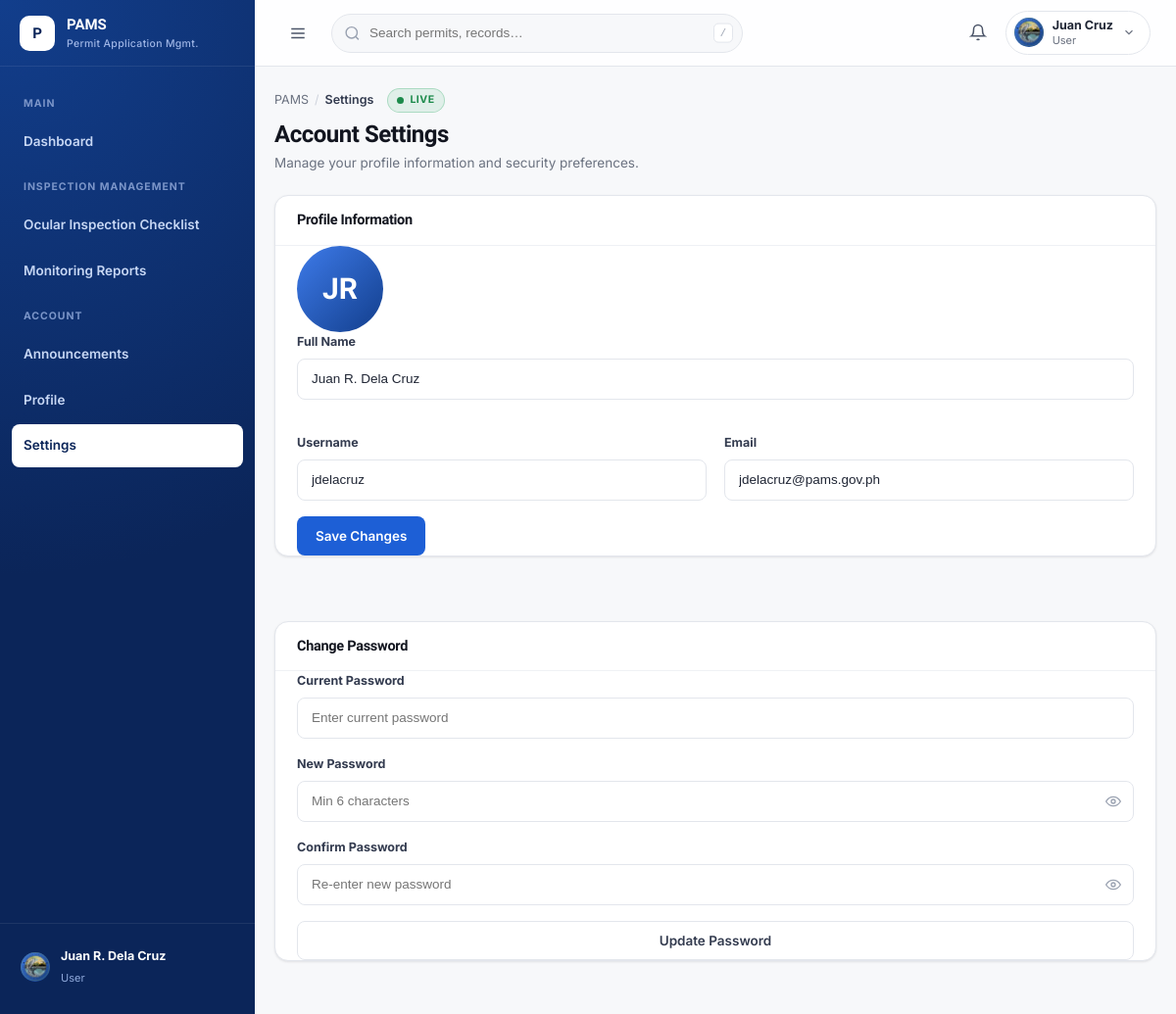
The app's page /pages/user/settings.php (signed in) with its own data.
### tables this page shows
CREATE TABLE users (
    id INT AUTO_INCREMENT PRIMARY KEY,
    username VARCHAR(50) NOT NULL,
    password_hash VARCHAR(255) NOT NULL,
    full_name VARCHAR(100) NOT NULL,
    email VARCHAR(100) DEFAULT NULL,
    profile_photo VARCHAR(255) DEFAULT 'assets/images/OBO LOGO.png',
    is_active TINYINT(1) DEFAULT 1,
    is_admin TINYINT(1) DEFAULT 0,
    last_login DATETIME DEFAULT NULL,
    created_at DATETIME DEFAULT CURRENT_TIMESTAMP,
    updated_at DATETIME DEFAULT CURRENT_TIMESTAMP ON UPDATE CURRENT_TIMESTAMP,
    UNIQUE KEY username (username),
    KEY idx_username (username),
    KEY idx_is_active (is_active)
);

### includes/functions.php (called while the page is built, shortened)
<?php
function escape(string $str): string {
    return htmlspecialchars($str, ENT_QUOTES | ENT_HTML5, 'UTF-8');
}
function getNavIcon(string $name): string {
    return $icons[$name] ?? '';
}

### pages/user/settings.php (the view, shortened to what this page needs)
<?php
require_once __DIR__ . '/../../includes/user-shell.php';
$pdo = getDB();
$stmt = $pdo->prepare('SELECT full_name, username, email FROM users WHERE id = ?');
$stmt->execute([$_SESSION['user_id']]);
$profile = $stmt->fetch();
?><!DOCTYPE html>
<html lang="en">
<head>
  <link rel="stylesheet" href="../../assets/css/variables.css">
  <link rel="stylesheet" href="../../assets/css/utilities.css">
  <link rel="stylesheet" href="../../assets/css/buttons.css">
  <link rel="stylesheet" href="../../assets/css/layout.css?v=20260803b">
  <link rel="stylesheet" href="../../assets/css/sidebar.css?v=20260803b">
  <link rel="stylesheet" href="../../assets/css/header.css">
  <link rel="stylesheet" href="../../assets/css/cards.css">
  <link rel="stylesheet" href="../../assets/css/forms.css">
  <link rel="stylesheet" href="../../assets/css/modal.css">
  <link rel="stylesheet" href="../../assets/css/tables.css">
  <link rel="stylesheet" href="../../assets/css/responsive.css">
  <link rel="stylesheet" href="../../assets/css/user.css">
</head>
<body data-page="user-settings" data-full-name="<?php echo escape($_SESSION['full_name']); ?>" data-username="<?php echo escape($_SESSION['username']); ?>" data-email="<?php echo escape($_SESSION['email'] ?? ''); ?>">
  <div class="app-shell" id="appShell">
    <?php echo renderUserSidebar('settings'); ?>
    <div class="main-col">
      <?php echo renderUserHeader('Settings'); ?>
      <main class="page-content fade-in">
        <div class="breadcrumb"><span>PAMS</span><span class="sep">/</span><span class="current">Settings</span></div>
        <div class="page-head"><div><h1>Account Settings</h1><p class="subtitle">Manage your profile information and security preferences.</p></div></div>
        <div class="two-col">
          <div class="section-card">
            <div class="section-head"><h3>Profile Information</h3></div>
            <div class="section-body">
              <div class="avatar-section"><div class="avatar lg" id="settingsAvatarInitials"></div></div>
              <form id="settingsProfileForm">
                <div class="form-grid">
                  <div class="form-group full"><label>Full Name</label><input class="form-control" id="settingsFullName" value="<?php echo escape($profile['full_name'] ?? ''); ?>"></div>
                  <div class="form-group"><label>Username</label><input class="form-control" id="settingsUsername" value="<?php echo escape($profile['username'] ?? ''); ?>" disabled></div>
                  <div class="form-group"><label>Email</label><input class="form-control" type="email" id="settingsEmail" value="<?php echo escape($profile['email'] ?? ''); ?>"></div>
                </div>
                <button type="submit" class="btn btn-primary">Save Changes</button>
              </form>
            </div>
          </div>
          <div class="section-card">
            <div class="section-head"><h3>Change Password</h3></div>
            <div class="section-body">
              <form id="settingsPasswordForm">
                <div class="form-group"><label>Current Password</label><input class="form-control" type="password" name="current_password" placeholder="Enter current password"></div>
                <div class="form-group"><label>New Password</label><div class="input-affix"><input class="form-control" type="password" id="settingsNewPassword" placeholder="Min 6 characters"><button type="button" id="settingsPwToggle1"><svg viewBox="0 0 24 24" width="16" height="16" fill="none" stroke="currentColor" stroke-width="2"><path d="M1 12s4-7 11-7 11 7 11 7-4 7-11 7-11-7-11-7Z"/><circle cx="12" cy="12" r="3"/></svg></button></div></div>
                <div class="form-group"><label>Confirm Password</label><div class="input-affix"><input class="form-control" type="password" id="settingsConfirmPassword" placeholder="Re-enter new password"><button type="button" id="settingsPwToggle2"><svg viewBox="0 0 24 24" width="16" height="16" fill="none" stroke="currentColor" stroke-width="2"><path d="M1 12s4-7 11-7 11 7 11 7-4 7-11 7-11-7-11-7Z"/><circle cx="12" cy="12" r="3"/></svg></button></div></div>
                <button type="submit" class="btn btn-secondary btn-block">Update Password</button>
              </form>
            </div>
          </div>
        </div>
      </main>
    </div>
  </div>
</body>
</html>

### assets/css/variables.css (style rules this page uses)
:root { --color-primary-900:#0B2559; --color-primary-700:#123E8C; --color-primary-600:#1651B8; --color-primary:#1D5FD6; --color-primary-500:#1D5FD6; --color-primary-400:#3E7BEA; --color-primary-100:#DCE7FB; --color-primary-50:#F3F7FE; --white:#FFFFFF; --gray-50:#F7F8FA; --gray-100:#EFF1F5; --gray-200:#E3E6EC; --gray-300:#CDD2DC; --gray-400:#9AA2B1; --gray-500:#6B7280; --gray-600:#4B5468; --gray-700:#333B4F; --gray-800:#1F2534; --gray-900:#12151F; --success:#1C8A4B; --success-light:#E4F6EC; --warning:#B5720A; --warning-bg:#FDF0DC; --danger:#C22B2B; --danger-light:#FBE7E7; --info:#1D5FD6; --info-light:#EAF1FD; --font-display:'Sora', 'Segoe UI', sans-serif; --font-body:'Inter', 'Segoe UI', sans-serif; --font-mono:'JetBrains Mono', 'Consolas', monospace; --radius-xs:6px; --radius-sm:8px; --radius-md:12px; --radius-lg:14px; --radius-xl:20px; --radius-pill:999px; --shadow-xs:0 1px 2px rgba(15,23,42,.05); --shadow-sm:0 1px 3px rgba(18,21,31,.06), 0 1px 2px rgba(18,21,31,.04); --shadow-md:0 6px 16px -4px rgba(18,21,31,.10), 0 2px 6px rgba(18,21,31,.06); --shadow-lg:0 18px 40px -12px rgba(18,21,31,.18); --shadow-focus:0 0 0 3px var(--color-primary-100); --ease:cubic-bezier(.4,0,.2,1); --dur-fast:120ms; --dur-base:200ms; --dur-slow:360ms; --sidebar-w:260px; --sidebar-w-collapsed:78px; --header-h:68px; --content-max:1440px; }
*,*::before,*::after { box-sizing:border-box; }
html { -webkit-text-size-adjust:100%; }
body { margin:0; font-family:var(--font-body); font-weight:400; font-size:14px; line-height:1.6; color:var(--gray-800); background:var(--gray-50); -webkit-font-smoothing:antialiased; -moz-osx-font-smoothing:grayscale; text-rendering:optimizeLegibility; }
h1,h2,h3,h4,h5 { font-family:var(--font-display); margin:0; color:var(--gray-900); letter-spacing:-.02em; line-height:1.2; }
h1 { font-weight:700; font-size:24px; }
h3 { font-weight:700; font-size:17px; }
p { margin:0; line-height:1.6; }
button { font-family:inherit; font-weight:600; }

### assets/css/utilities.css (style rules this page uses)
.avatar { width:38px; height:38px; border-radius:50%; background:linear-gradient(135deg,var(--color-primary-400),var(--color-primary-700)); color:#fff; display:flex; align-items:center; justify-content:center; font-weight:700; font-size:14px; font-family:var(--font-display); flex-shrink:0; }
.avatar.lg { width:88px; height:88px; font-size:30px; }
.fade-in { animation:fadeIn var(--dur-slow) var(--ease); }

### assets/css/buttons.css (style rules this page uses)
.btn { display:inline-flex; align-items:center; justify-content:center; gap:8px; height:40px; padding:0 18px; border-radius:var(--radius-sm); font-size:13.5px; font-weight:600; border:1px solid transparent; cursor:pointer; transition:all var(--dur-fast) var(--ease); white-space:nowrap; position:relative; overflow:hidden; }
.btn-primary { background:var(--color-primary); color:#fff; box-shadow:var(--shadow-xs); }
.btn-secondary { background:#fff; color:var(--gray-700); border-color:var(--gray-200); }
.btn-block { width:100%; }

### assets/css/layout.css (style rules this page uses)
html, body { height: 100%; }
.app-shell { display:grid; grid-template-columns:var(--sidebar-w) 1fr; height:100vh; overflow:hidden; background:var(--gray-50); transition:grid-template-columns var(--dur-slow) var(--ease); }
.main-col { display:flex; flex-direction:column; height:100vh; overflow-y:auto; overflow-x:hidden; min-width:0; background:var(--gray-50); }
.page-content { padding:18px 32px 18px; max-width:var(--content-max); width:100%; margin:0 auto; }
.page-head { display:flex; align-items:flex-end; justify-content:space-between; gap:20px; margin-bottom:22px; flex-wrap:wrap; }
.page-head h1 { font-size:24px; font-weight:700; }
.page-head .subtitle { color:var(--gray-500); font-size:13.5px; margin-top:4px; }
.breadcrumb { display:flex; align-items:center; gap:6px; font-size:12.5px; color:var(--gray-500); margin-bottom:8px; }
.breadcrumb .sep { color:var(--gray-300); }
.breadcrumb .current { color:var(--gray-700); font-weight:600; }
.section-card { background:#fff; border:1px solid var(--gray-200); border-radius:var(--radius-lg); box-shadow:var(--shadow-sm); overflow:hidden; }
.section-card + .section-card { margin-top:22px; }
.section-head { display:flex; align-items:center; justify-content:space-between; gap:16px; padding:18px 22px; border-bottom:1px solid var(--gray-100); flex-wrap:wrap; }
.section-head h3 { font-size:15.5px; font-weight:700; }
.section-body { padding:22px; }
.two-col { display:grid; grid-template-columns:2fr 1fr; gap:22px; align-items:start; }

### assets/css/cards.css (style rules this page uses)
@media (max-width:1240px) { .two-col { grid-template-columns: 1fr; } }

### records on screen
users: full_name "Juan R. Dela Cruz", username "jdelacruz", email "jdelacruz@pams.gov.ph"

### other values on screen
$section "MAIN"
$item['label'] "Dashboard"
$section "INSPECTION MANAGEMENT"
$item['label'] "Ocular Inspection Checklist"
$item['label'] "Monitoring Reports"
$section "ACCOUNT"
$item['label'] "Announcements"
$item['label'] "Profile"
$item['label'] "Settings"
$name "Juan R. Dela Cruz"
$first "Juan"
$last "Cruz"
